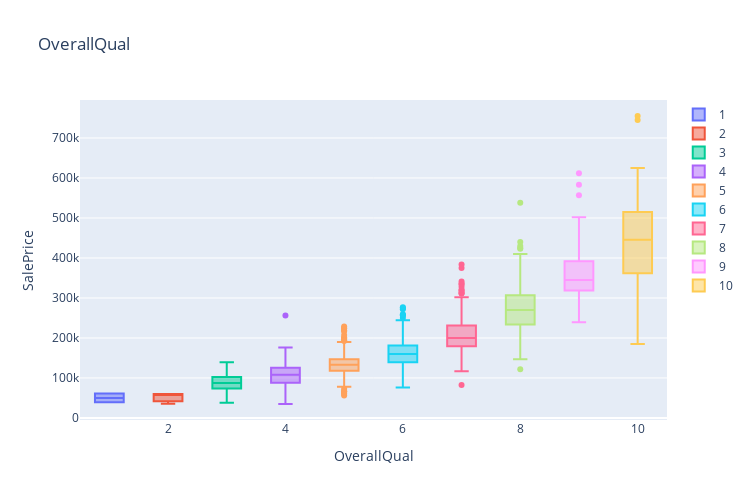

The notebook cell saved with this chart:
### Markdown cell above
The visualization of Pivot Table above, that is, the relationship between the OverallQual and SalePrice, shows that the median "sales price" strictly increases as "Overall Quality increases".

# Boxplot: SalePrice vs. OverallQual

### Code cell
import chart_studio.plotly as py
import chart_studio
import plotly.graph_objs as go
from plotly import tools
from plotly.offline import init_notebook_mode, iplot
init_notebook_mode(connected=True)

trace = []
for name, group in train[["SalePrice", "OverallQual"]].groupby("OverallQual"):
    trace.append( go.Box( y=group["SalePrice"].values, name=name ) )
    
layout = go.Layout(title="OverallQual", 
                   xaxis=dict(title='OverallQual',ticklen=5, zeroline= False),
                   yaxis=dict(title='SalePrice', side='left'),
                   autosize=False, width=750, height=500)

fig = go.Figure(data=trace, layout=layout)
iplot(fig)

### Figure 1 — Plotly figure (JSON) as saved in the notebook; plotly's stock layout.template omitted (floating-point values rounded to 4 significant figures; data arrays with more than 128 entries replaced by an {"elided": "..."} marker saying what was removed)
{"data": [{"name": "1", "type": "box", "y": [61000, 39300]}, {"name": "2", "type": "box", "y": [60000, 35311, 60000]}, {"name": "3", "type": "box", "y": [107400, 85000, 76500, 126175, 87500, 120000, 67000, 52000, 93500, 37900, 91000, 82000, 139600, 92900, 95000, 72500, 79000, 58500, 105000]}, {"name": "4", "type": "box", "y": [90000, 68500, 40000, 82000, 113000, 80000, 129500, 91000, 135750, 136500, 123600, 109900, 94750, 128950, 100000, 100000, 115000, 103200, 140000, 141000, 107000, 97000, 141000, 88000, 82500, 82000, 134432, 100000, 150000, 109008, 81000, 118000, 256000, 89471, 86000, 34900, 106250, 86000, 111250, 108000, 108000, 133000, 118500, 75500, 84500, 108000, 137500, 137500, 87000, 55000, 102776, 129000, 124500, 135000, 120500, 103000, 98000, 96500, 102000, 107900, 109900, 93000, 128000, 129000, 132250, 118500, 106500, 110000, 75000, 135000, 79900, 150000, 135000, 85500, 110000, 121600, 88000, 176000, 84000, 97000, 80000, 84900, 83500, 128000, 112000, 115000, 135000, 80000, 108959, 148000, 116050, 107000, 113000, 145000, 80500, 101800, 161500, 68400, 119000, 111000, 82500, 55000, 100000, 52500, 123000, 108500, 104900, 105000, 125500, 125500, 90000, 122500, 64500, 120500, 112000]}, {"name": "5", "type": "box", "y": {"elided": "397 int values"}}, {"name": "6", "type": "box", "y": {"elided": "374 int values"}}, {"name": "7", "type": "box", "y": {"elided": "319 int values"}}, {"name": "8", "type": "box", "y": {"elided": "167 int values"}}, {"name": "9", "type": "box", "y": [345000, 277500, 319900, 385000, 412500, 501837, 415298, 360000, 342643, 377426, 266000, 437154, 318061, 394432, 380000, 326000, 374000, 446261, 315000, 325000, 313000, 314813, 370878, 285000, 320000, 264132, 485000, 582933, 350000, 328900, 611657, 320000, 239000, 395192, 315500, 556581, 335000, 367294, 378500, 325000, 333168, 315000, 377500]}, {"name": "10", "type": "box", "y": [438780, 475000, 386250, 426000, 555000, 402861, 184750, 325000, 451950, 755000, 337500, 625000, 745000, 465000, 466500, 310000]}], "layout": {"autosize": false, "height": 500, "title": {"text": "OverallQual"}, "width": 750, "xaxis": {"ticklen": 5, "title": {"text": "OverallQual"}, "zeroline": false}, "yaxis": {"side": "left", "title": {"text": "SalePrice"}}}}
